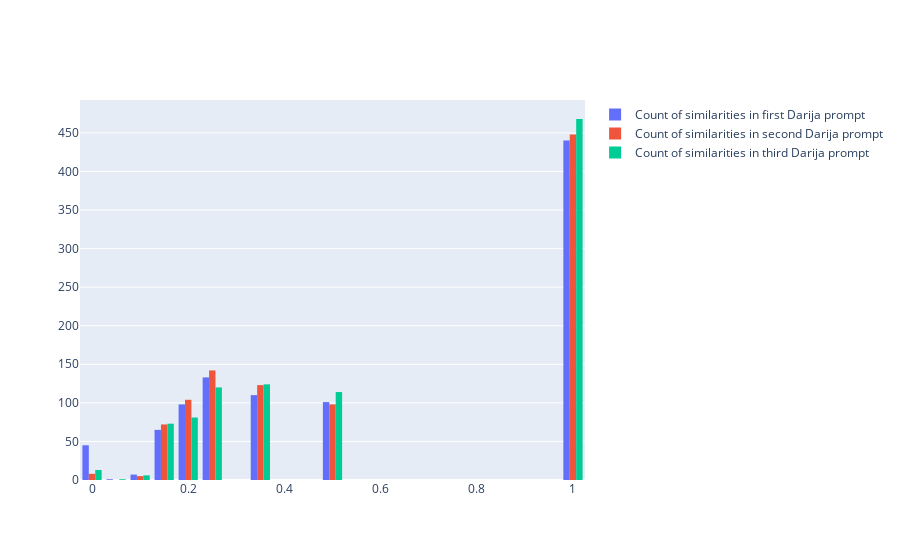

The code cell stored with this chart in its notebook:
### Code cell
import plotly.graph_objects as go


fig = go.Figure()

fig.add_trace(go.Histogram(histfunc="count", y=dataset['similarity_p1'], x=dataset['similarity_p1'], name="Count of similarities in first Darija prompt"))
fig.add_trace(go.Histogram(histfunc="count", y=dataset['similarity_p2'], x=dataset['similarity_p2'], name="Count of similarities in second Darija prompt"))
fig.add_trace(go.Histogram(histfunc="count", y=dataset['similarity_p3'], x=dataset['similarity_p3'], name="Count of similarities in third Darija prompt"))

fig.show()

### Figure 1 — Plotly figure (JSON) as saved in the notebook; plotly's stock layout.template omitted (floating-point values rounded to 4 significant figures; data arrays with more than 128 entries replaced by an {"elided": "..."} marker saying what was removed)
{"data": [{"histfunc": "count", "name": "Count of similarities in first Darija prompt", "type": "histogram", "x": {"elided": "1000 float values"}, "y": {"elided": "1000 float values"}}, {"histfunc": "count", "name": "Count of similarities in second Darija prompt", "type": "histogram", "x": {"elided": "1000 float values"}, "y": {"elided": "1000 float values"}}, {"histfunc": "count", "name": "Count of similarities in third Darija prompt", "type": "histogram", "x": {"elided": "1000 float values"}, "y": {"elided": "1000 float values"}}], "layout": {}}
